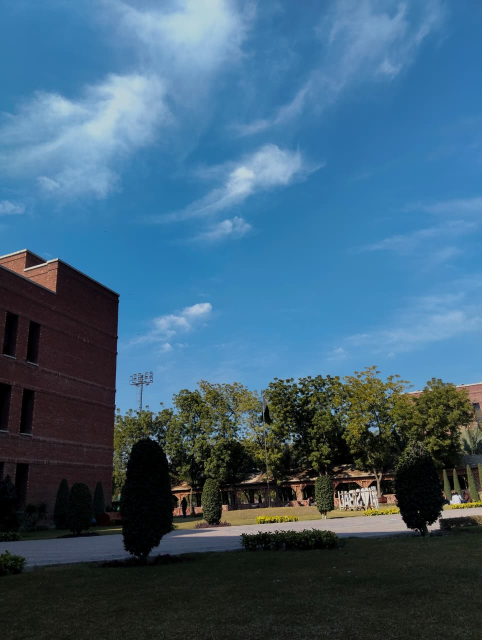
#> input picture WhatsApp Image 2026-02-01 at 11.42.52 PM.jpeg, 963 x 1280 px (shown at 1/2 size)
$ python YUV.py
#> lines starting #> are read from the running program, lines starting #| are printed output that depends on the picture
import cv2

# 1. Load your image
image = cv2.imread('WhatsApp Image 2026-02-01 at 11.42.52 PM.jpeg')
#> image is the input picture: shape (1280, 963, 3); mean B, G, R 119.8, 96, 62.1
size = (500, 500)
image = cv2.resize(image, size)
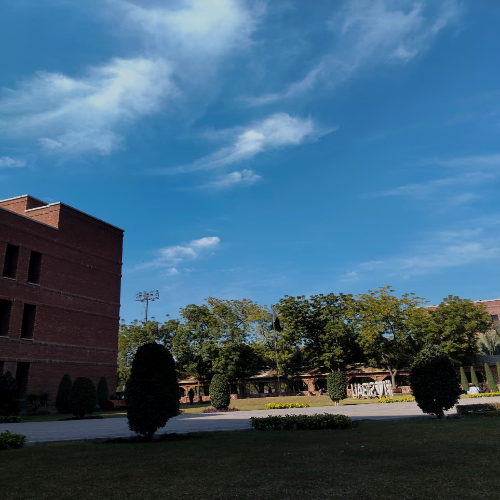
#> image: shape (500, 500, 3); mean B, G, R 119.7, 95.9, 62.1
# 2. Convert from BGR to YUV
yuv_image = cv2.cvtColor(image, cv2.COLOR_BGR2YUV)
#> yuv_image: shape (500, 500, 3); mean of channels 0, 1, 2 88.5, 143.4, 104.8

# 3. Split into Y, U, and V
y, u, v = cv2.split(yuv_image)
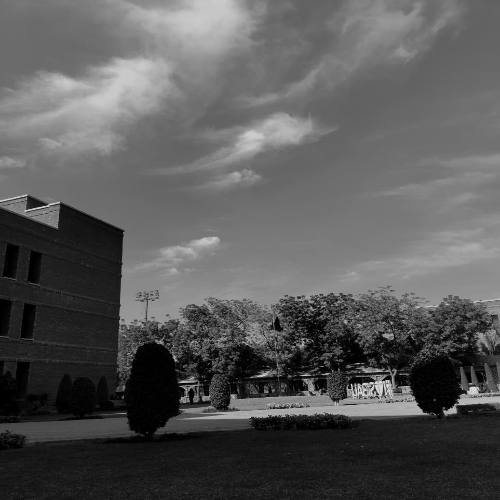
#> y: shape (500, 500); min 0, max 230, mean 88.5
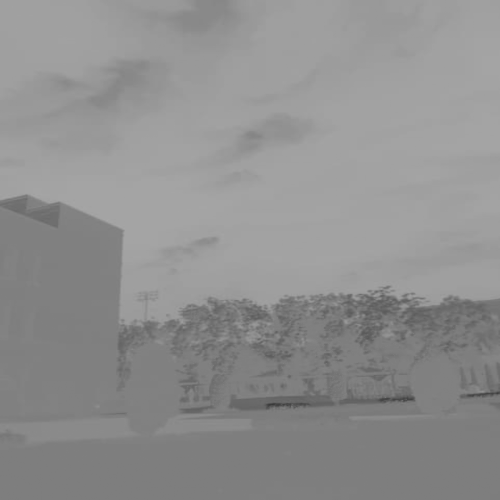
#> u: shape (500, 500); min 56, max 168, mean 143.4
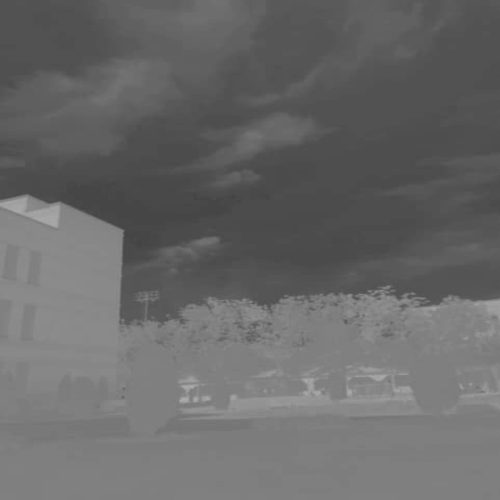
#> v: shape (500, 500); min 67, max 174, mean 104.8

# 4. Show the results
# Y will look like a perfect black and white photo
cv2.imshow("Y (Luma/Brightness)", y)

# U and V will look like strange, gray, ghostly images
cv2.imshow("U (Chroma Blue)", u)
cv2.imshow("V (Chroma Red)", v)

cv2.waitKey(0)

$ run again, with 2.jpeg copied over WhatsApp Image 2026-02-01 at 11.42.52 PM.jpeg
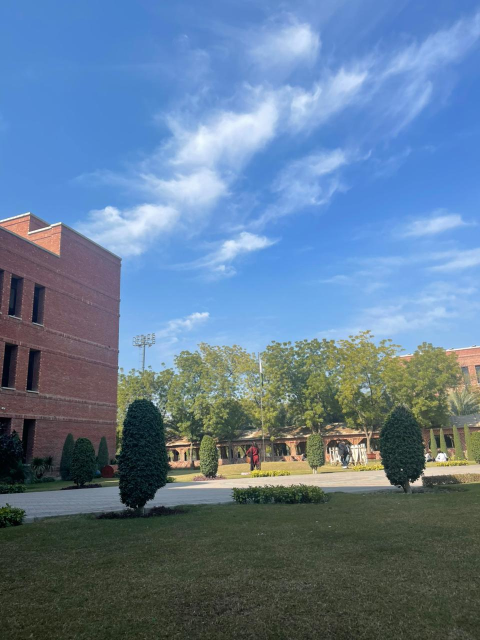
#> input picture 2.jpeg, 960 x 1280 px (shown at 1/2 size)
#> image is the input picture: shape (1280, 960, 3); mean B, G, R 148.5, 123.6, 98.6
#> image: shape (500, 500, 3)
#> yuv_image: shape (500, 500, 3); mean of channels 0, 1, 2 118.8, 142.5, 110.1
#> `y, u, v = cv2.split(yuv_image)`:
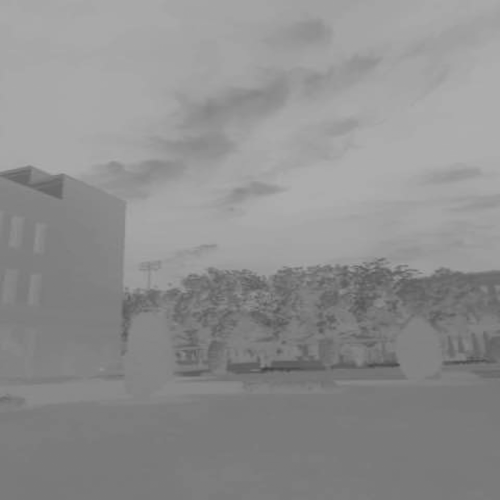
#> u: shape (500, 500); min 65, max 174, mean 142.5
#> `y, u, v = cv2.split(yuv_image)`:
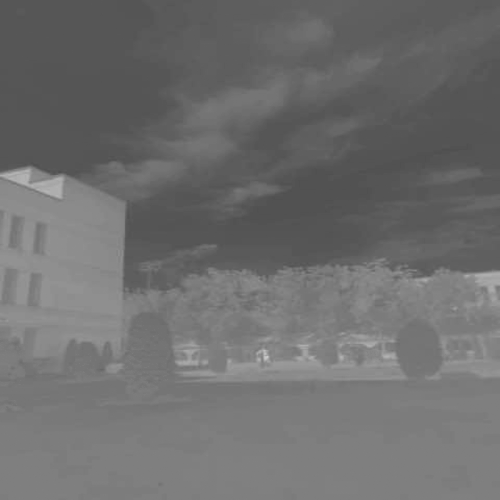
#> v: shape (500, 500); min 79, max 201, mean 110.1
